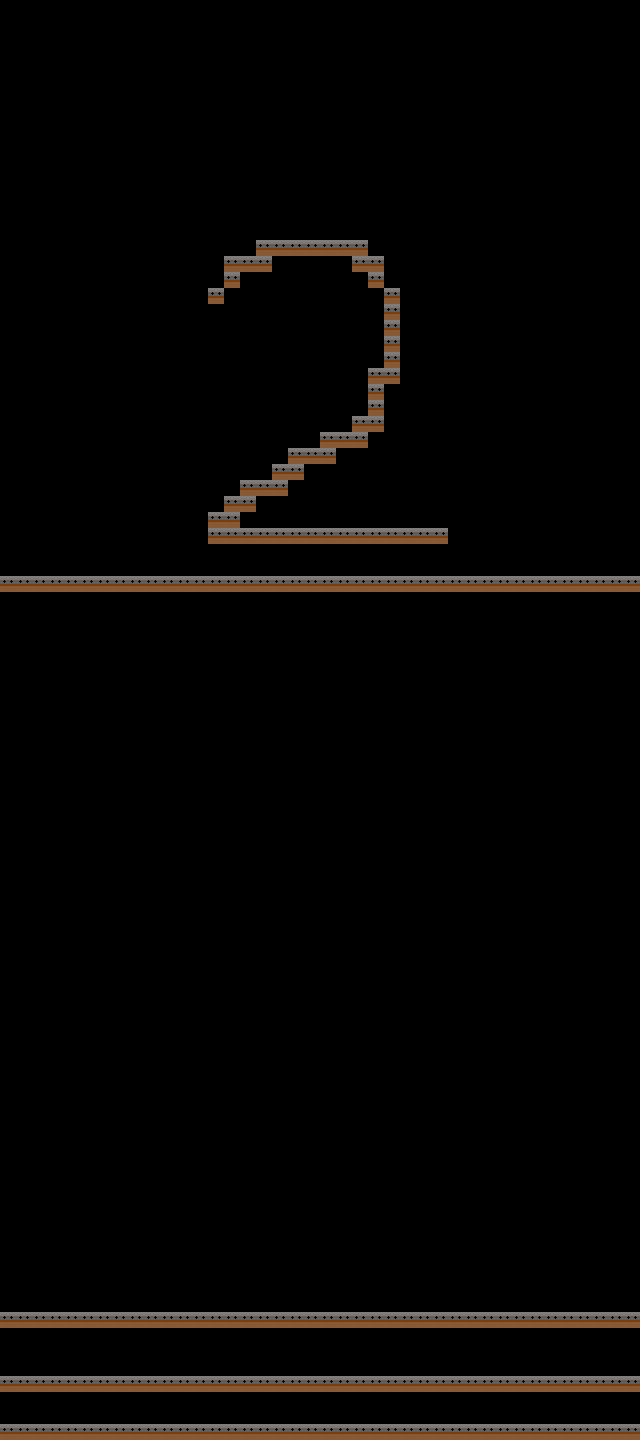

A level layout from a 2D game, rendered from its tile map. Below: a short description, then the map file with tile-grid data replaced by summaries:
An orthogonal 40x90 tile map with 16x16 px tiles, 1 tile layer (Tile Layer 1) and 1 object (platform).

<map version="1.0" orientation="orthogonal" width="40" height="90" tilewidth="16" tileheight="16">
 <tileset firstgid="1" name="map" tilewidth="16" tileheight="16">
  <image source="../game/gameAtlas.png" width="48" height="32" />
  <tile id="3">
   <properties>
    <property name="material" value="metal" />
   </properties>
  </tile>
 </tileset>
 <layer name="Tile Layer 1" width="40" height="90">
  <data>[3600 cells, 216 non-empty, 1 distinct tile ids]</data>
 </layer>
 <objectgroup name="PhysicsLayer" width="40" height="90">
  <object name="platform" x="1" y="1314">
   <properties>
    <property name="material" value="metal" />
   </properties>
   <polyline points="0,0 638,0" />
  </object>
 </objectgroup>
</map>
